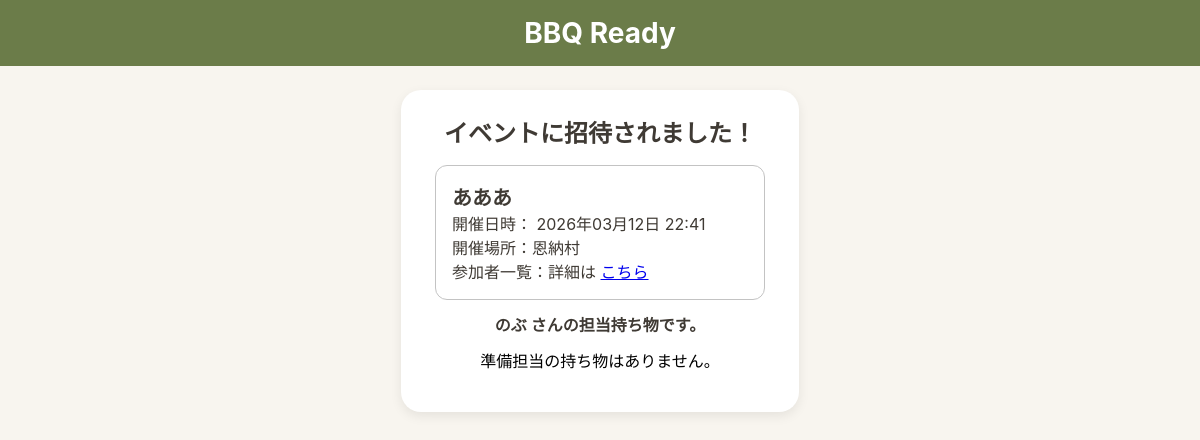
Screenshot of /invite/XXvU2_dszEIaWZlYCPKh0m7ZyKoIrdE2ieUiJIsDUIY/ with the database file from the repository.
### bbq_app/models.py (models this page shows, shortened)
class Event(models.Model):
    user = models.ForeignKey(settings.AUTH_USER_MODEL, on_delete=models.CASCADE, related_name="events")
    name = models.CharField("イベント名", max_length=30)
    held_at = models.DateTimeField("開催日時", null=True, blank=True)
    location = models.CharField("開催場所", max_length=50, blank=True)
    created_at = models.DateTimeField("作成日時", auto_now_add=True)
    updated_at = models.DateTimeField("更新日時", auto_now=True)

class Invitation(models.Model):
    class Status(models.IntegerChoices):
        PENDING = 0, "pending"   #未アクセス（期限内）
        ACTIVE = 1, "active"     #アクセス済・有効
        EXPIRED = 2, "expired"   #期限切れ
        REVOKED = 3, "revoked"   #主催者が無効化
    user = models.ForeignKey(
        settings.AUTH_USER_MODEL,
        on_delete=models.CASCADE,
        related_name="invitations"
    )
    participant = models.OneToOneField(
        "Participant",
        on_delete=models.CASCADE,
        related_name="invitations"
    )
    token = models.CharField(max_length=300, unique=True)
    guest_name = models.CharField(max_length=30)
    status = models.IntegerField(choices=Status.choices, default=Status.PENDING)
    revoked_at = models.DateTimeField(null=True, blank=True)
    expires_at = models.DateTimeField()
    created_at = models.DateTimeField(auto_now_add=True)
    updated_at = models.DateTimeField(auto_now=True)

### bbq_app/views.py (the view, shortened to what this page needs)
# urls.py: path("invite/<str:token>/", views.invitation_access, name="invitation_access"),
def invitation_access(request, token):
    invitation = Invitation.objects.filter(token=token).select_related("participant__event").first()
    if not invitation:
        return render(request, "bbq_app/invitation_invalid.html")
    if (
        not invitation.guest_name
        and invitation.expires_at
        and invitation.expires_at < timezone.now()
    ):
        return render(
            request,
            "bbq_app/invitation_expired.html",
            {"invitation": invitation}
        )
    assigned_items = EventItem.objects.filter(
        event=invitation.participant.event,
        assignee=invitation.participant,
        is_selected=True
    ).select_related("bbq_item").order_by("id")
    return render(
        request,
        "bbq_app/invitation_access.html",
        {
            "invitation": invitation,
            "assigned_items": assigned_items,
        }
    )

### bbq_app/templates/bbq_app/invitation_access.html (shortened to what this page needs)
<DOCTYPE html>
<html lang="ja">
<head>
    {% load static %}
    <link rel="stylesheet" href="{% static 'bbq_app/css/style.css' %}">
</head>
<body class="guest-page">
<div class="guest-page__container">
    <header class="guest-page__header">
        <h1 class="guest-page__title">BBQ Ready</h1>
    </header>
    <main class="guest-page__content">
        <section class="guest-card">
            <h2 class="guest-card__heading">イベントに招待されました！</h2>
            {% if not invitation.guest_name %}
                <p class="guest-card__text">参加するお名前を入力してください。</p>
                <form method="post" class="guest-form">
                    {% csrf_token %}
                    <input type="text" name="guest_name" placeholder="名前を入力" class="guest-input">
                    <button type="submit" class="guest-button">登録</button>
                </form>
            {% else %}
                {% include "bbq_app/partials/guest_event_header.html" with event=invitation.participant.event %}
                <div class="guest-items-info">
                    <p class="guest-items-title">
                        {{ invitation.guest_name }} さんの担当持ち物です。
                    </p>
                </div>
                <form method="post" class="guest-form">
                    <ul class="guest-items">
                        {% for event_item in assigned_items %}
                            <li class="guest-item">
                                <label class="guest-item__label">
                                    <input
                                        type="checkbox"
                                        name="ready_items"
                                        value="{{ event_item.id }}"
                                        {% if event_item.is_ready %}checked{% endif %}
                                    >
                                    <span>{{ event_item.bbq_item.name }}</span>
                                </label>
                            </li>
                        {% empty %}
                            <li class="guest-empty">準備担当の持ち物はありません。</li>
                        {% endfor %}
                    </ul>
                </form>
            {% endif %}
        </section>
    </main>
</div>
</body>
</html>

### bbq_app/templates/bbq_app/partials/guest_event_header.html (shortened to what this page needs)
{% load static %}
{% if event %}
<div class="event-header guest-event-header">
  <div class="event_header__top">
    <div>
      <div class="event-header__title">{{ event.name }}</div>
      <div class="event-header__meta">
        開催日時：
        {% if event.held_at %}
          {{ event.held_at|date:"Y年m月d日 H:i" }}
        {% else %}
          未定
        {% endif %}
        <br>
        開催場所：{{ event.location|default:"未定" }}
        <br>
        参加者一覧：詳細は
        <a href="#" onclick="openParticipantsModal(); return false;">こちら</a>
      </div>
    </div>
  </div>
</div>
{% endif %}

### bbq_app/static/bbq_app/css/style.css (style rules this page uses)
body { margin: 0; background: #f5f5f5; font-family: -apple-system, BlinkMacSystemFont, "Helvetica Neue", sans-serif; }
.event-header { background: white; border: 1px solid #c3c3c3; border-radius: 12px; margin: 16px; padding: 16px; margin-top: 76px; position: relative; }
.event-header__title { font-size: 20px; font-weight: 600; }
.guest-page { margin: 0; background: #f8f5ef; color: #3f3a34; }
.guest-page__container { min-height: 100vh; }
.guest-page__header { background: #6b7c49; padding: 16px; text-align: center; }
.guest-page__title { color: white; margin: 0; font-size: 28px; }
.guest-page__content { max-width: 430px; margin: 0 auto; padding: 24px 16px 120px; box-sizing: border-box; }
.guest-card { background: white; border-radius: 20px; padding: 24px 18px; box-shadow: 0 4px 12px rgba(0, 0, 0, 0.08); }
.guest-card__heading { text-align: center; margin-top: 0; margin-bottom: 16px; }
.guest-form { display: flex; flex-direction: column; gap: 14px; }
.guest-items { list-style: none; margin: 0; padding: 0; display: flex; flex-direction: column; gap: 10px; }
.guest-items-info { text-align: center; margin: 6px 0 12px; }
.guest-items-title { font-size: 16px; font-weight: 600; margin: 0 0 6px; }
.guest-empty { text-align: center; color: black; }
.guest-page .event-header { margin: 8px 16px 12px; }

### rows the page displays
Event: name "あああ", held_at "2026年03月12日 22:41", location "恩納村"
Invitation: guest_name "のぶ"
